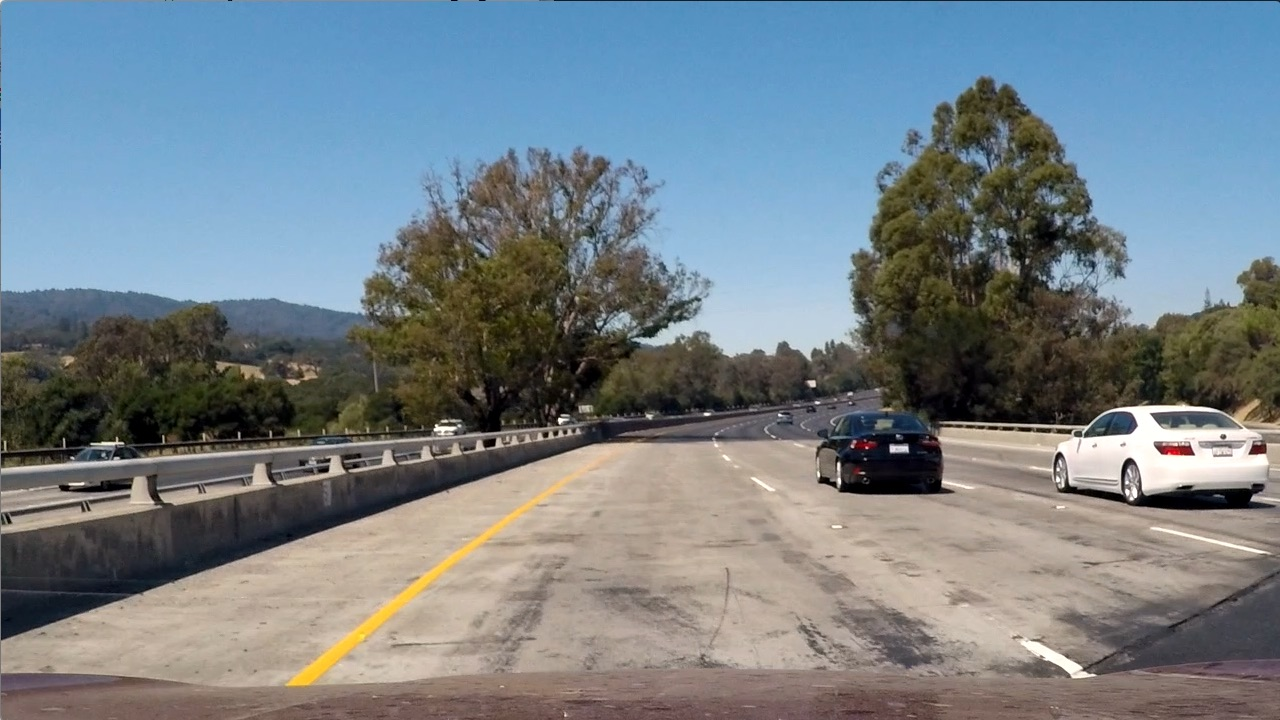
#> input picture test_images/test1.jpg, 1280 x 720 px
$ python -i imgs_processing.py   (imports and definitions only)
#> lines starting #> are read from the running program, lines starting #| are printed output that depends on the picture
import numpy as np
import cv2
import matplotlib.pyplot as plt
import matplotlib.image as mpimg
import pickle
# from imgs_transf import PerspectiveTransform


def color_threshold(img, s_thresh=(170, 255), \
                    l_thresh=(170, 255), b_thresh=(170, 255)):
    """
    三种不同颜色空间的阈值
    HLS: 色相hue, 饱和度saturation,亮度lightness/luminance
    LUV:
    Lab: L像素的亮度 a红色到绿色的范围 b黄色到蓝色的范围
    """
#> called with s_thresh = (170, 255), l_thresh = (170, 255), b_thresh = (170, 255)
    hls = cv2.cvtColor(img, cv2.COLOR_RGB2HLS)
#> hls: shape (720, 1280, 3); mean of channels 0, 1, 2 60.2, 126.7, 74.4
    luv = cv2.cvtColor(img, cv2.COLOR_RGB2LUV)
#> luv: shape (720, 1280, 3); mean of channels 0, 1, 2 133.8, 93.4, 128.6
    lab = cv2.cvtColor(img, cv2.COLOR_RGB2Lab)
#> lab: shape (720, 1280, 3); mean of channels 0, 1, 2 134.3, 127.2, 123.9
    s_channel = hls[:,:,2]
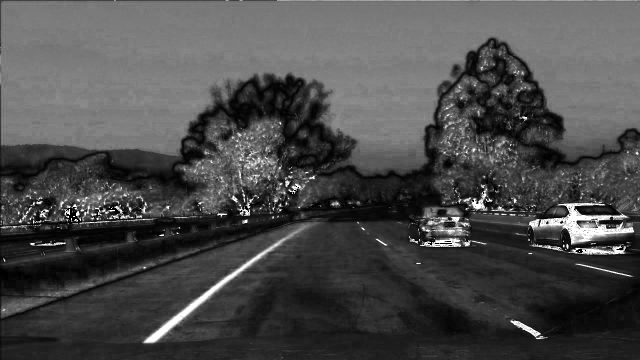
#> s_channel: shape (720, 1280) (shown at 1/2 size); min 0, max 255, mean 74.4
    l_channel = luv[:,:,0]
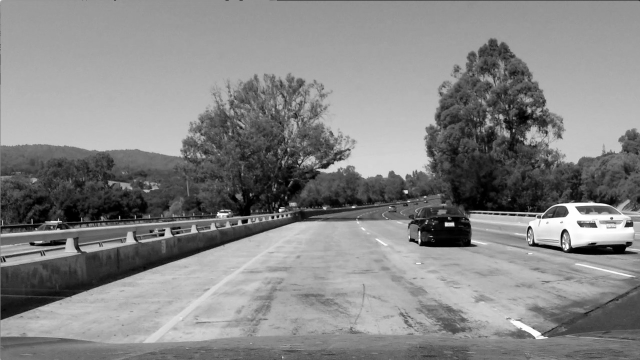
#> l_channel: shape (720, 1280) (shown at 1/2 size); min 0, max 255, mean 133.8
    b_channel = lab[:,:,2]
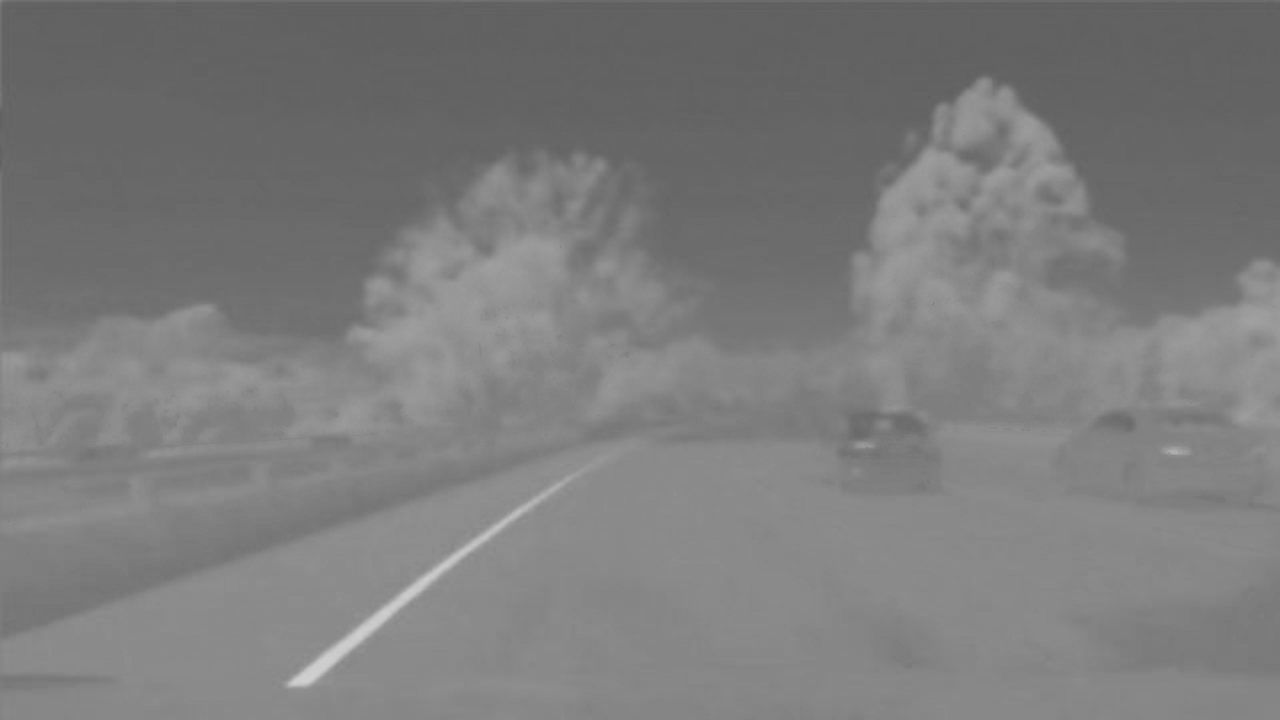
#> b_channel: shape (720, 1280); min 94, max 208, mean 123.9

    s_bin = np.zeros_like(s_channel)
    s_bin[(s_channel >= s_thresh[0]) & (s_channel <= s_thresh[1])] = 1

    l_bin = np.zeros_like(l_channel)
    l_bin[(l_channel >= l_thresh[0]) & (l_channel <= l_thresh[1])] = 1

    b_bin = np.zeros_like(b_channel)
    b_bin[(b_channel >= b_thresh[0]) & (b_channel <= b_thresh[1])] = 1
    return s_bin, l_bin, b_bin

# [9 lines left out: function Processing, not called in this run]

>>> import cv2
>>> picture = cv2.cvtColor(cv2.imread('../test_images/test1.jpg'), cv2.COLOR_BGR2RGB)
>>> result = color_threshold(picture)

$ run again, on test_images/test2.jpg
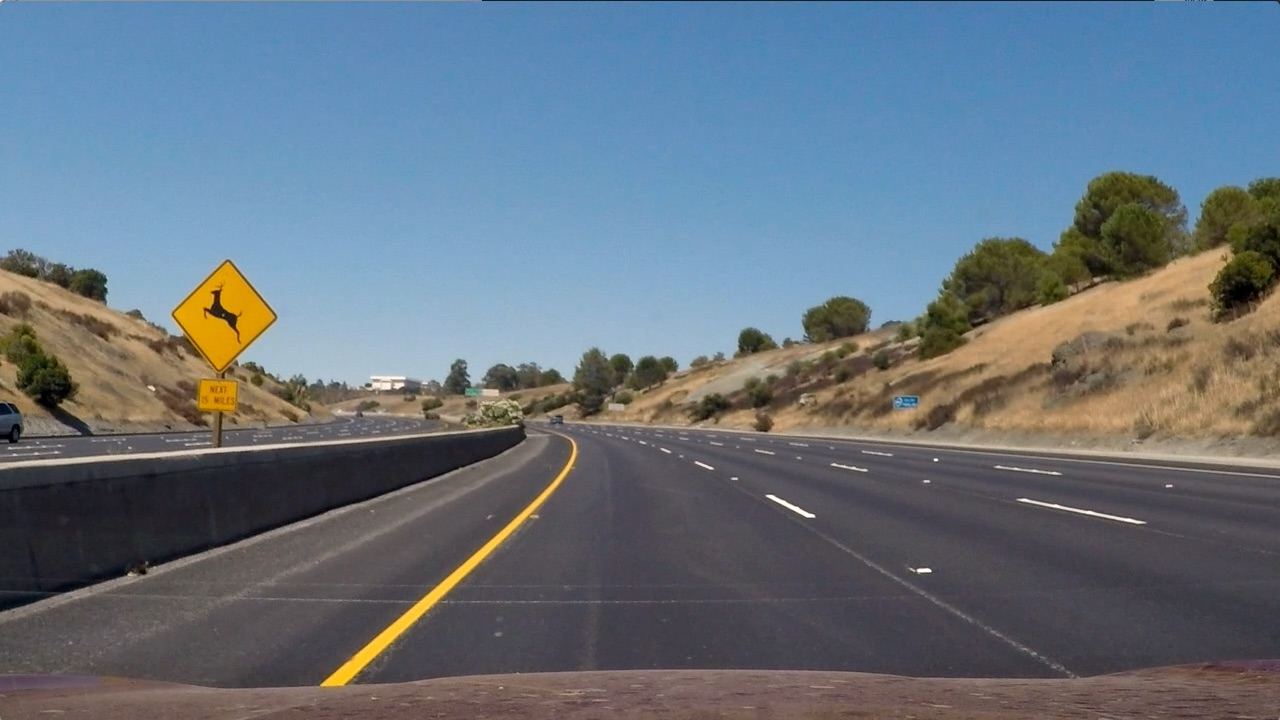
#> input picture test_images/test2.jpg, 1280 x 720 px
#> hls: shape (720, 1280, 3); mean of channels 0, 1, 2 86.2, 113.9, 64.8
#> luv: shape (720, 1280, 3); mean of channels 0, 1, 2 120.7, 93.2, 125
#> lab: shape (720, 1280, 3); mean of channels 0, 1, 2 121.3, 128.2, 121.3
#> in color_threshold, `l_channel = luv[:,:,0]`:
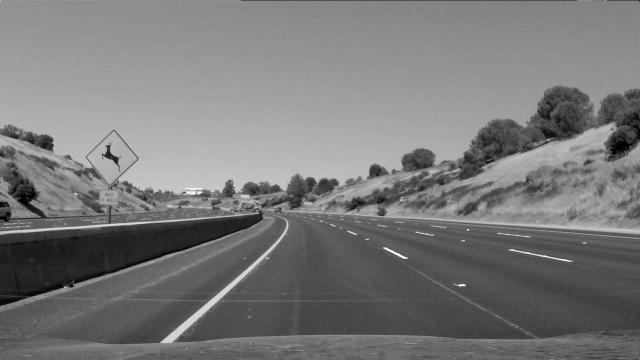
#> l_channel: shape (720, 1280) (shown at 1/2 size); min 0, max 255, mean 120.7
#> in color_threshold, `b_channel = lab[:,:,2]`:
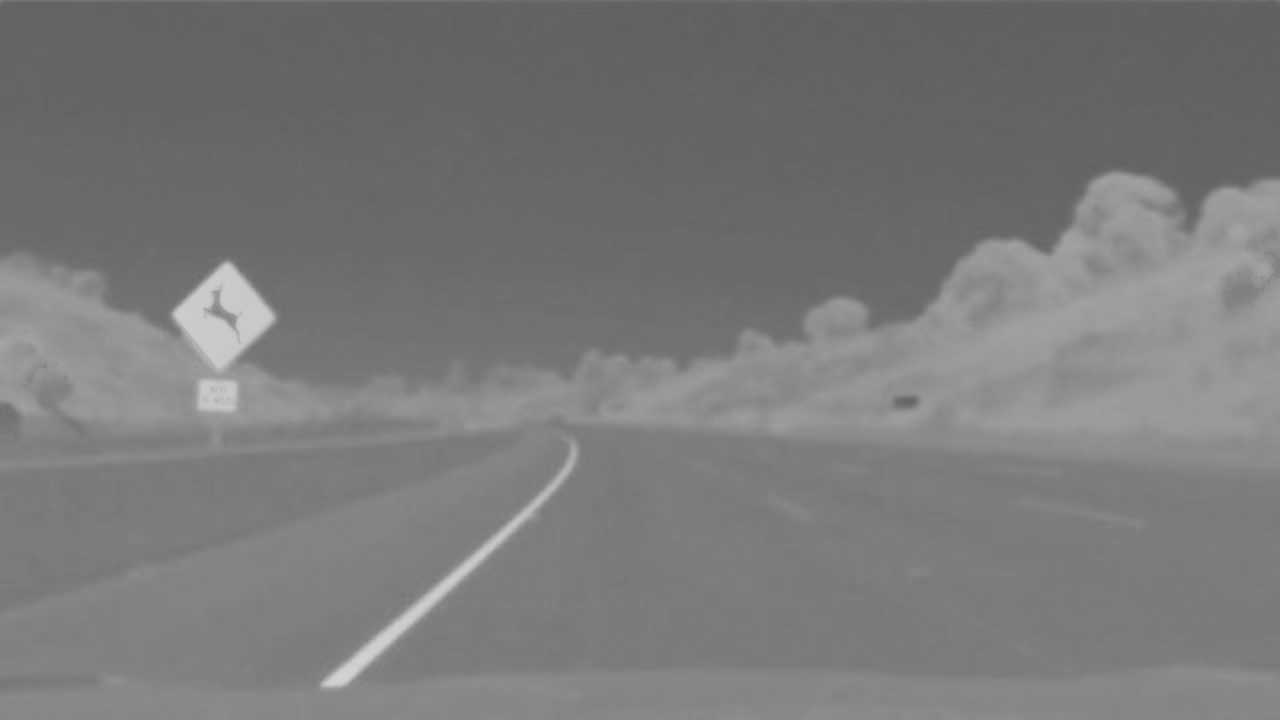
#> b_channel: shape (720, 1280); min 93, max 210, mean 121.3

$ run again, on test_images/test3.jpg
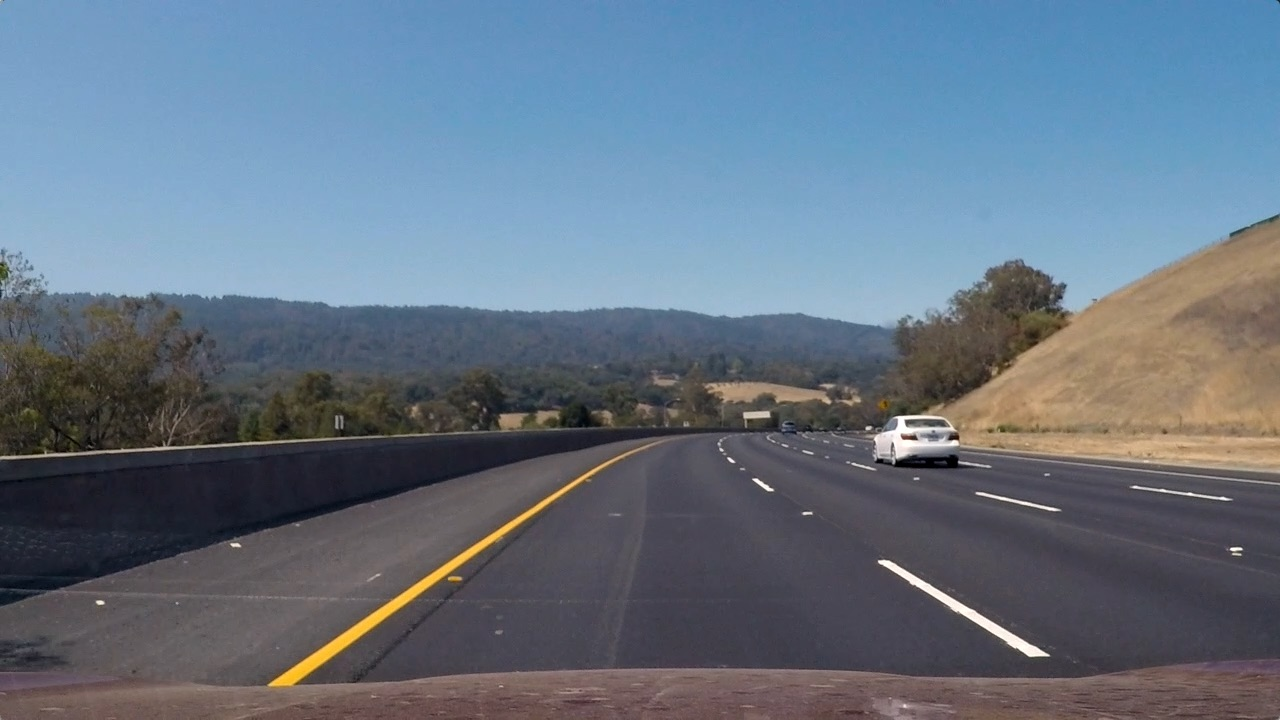
#> input picture test_images/test3.jpg, 1280 x 720 px
#> hls: shape (720, 1280, 3); mean of channels 0, 1, 2 94.8, 115.7, 62.1
#> luv: shape (720, 1280, 3); mean of channels 0, 1, 2 120.7, 91.8, 122.2
#> lab: shape (720, 1280, 3); mean of channels 0, 1, 2 121.3, 127.7, 118.6
#> in color_threshold, `l_channel = luv[:,:,0]`:
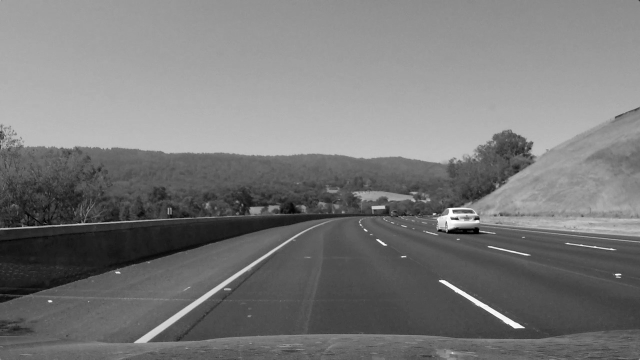
#> l_channel: shape (720, 1280) (shown at 1/2 size); min 0, max 255, mean 120.7
#> in color_threshold, `b_channel = lab[:,:,2]`:
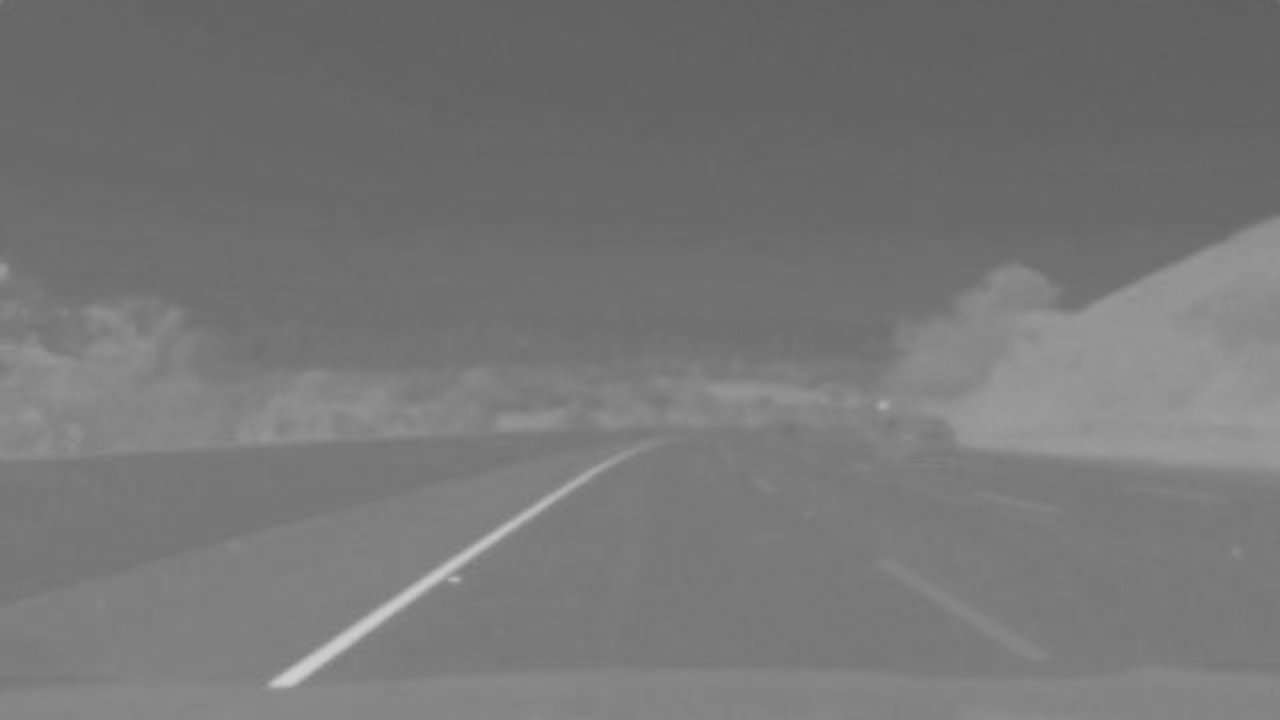
#> b_channel: shape (720, 1280); min 95, max 208, mean 118.6
